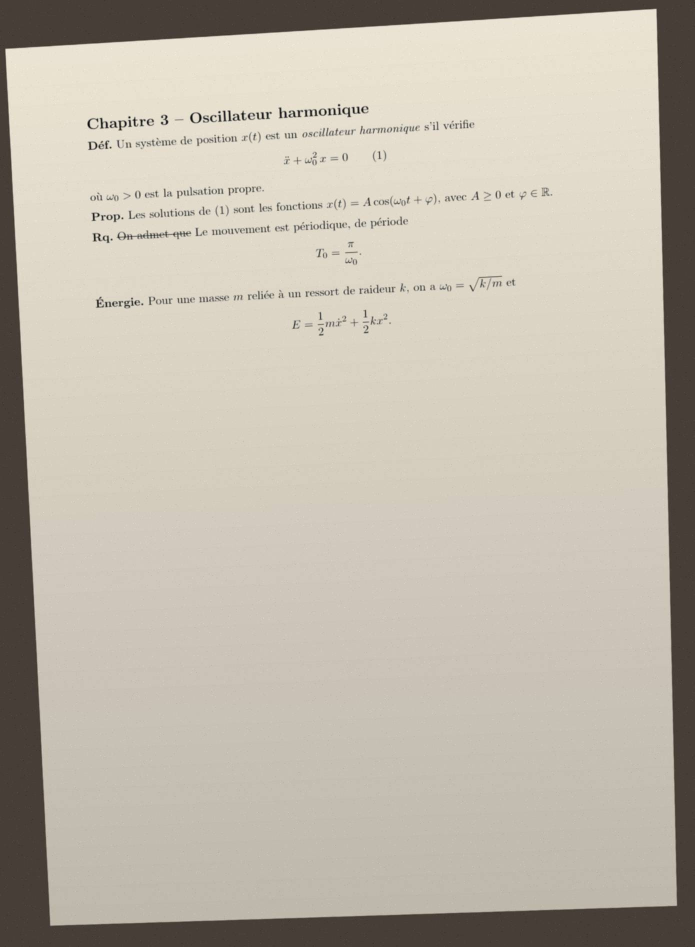
#> input picture evals/files/oscillateur/photo-p1.jpg, 1389 x 1894 px (shown at 1/2 size)
$ python prepare_sources.py out.png ../evals/files/oscillateur/photo-p1.jpg
#> lines starting #> are read from the running program, lines starting #| are printed output that depends on the picture
#!/usr/bin/env python3
"""Phase 1 helper: turn raw course material into page images + a manifest.

Usage:
    python3 prepare_sources.py OUT_DIR INPUT [INPUT ...]

INPUT may be PDF files or images (jpg, png, heic if Pillow supports it, tiff, webp).
For every page it writes, in OUT_DIR:
    pNN.png          full page, 200 dpi for PDFs, auto-oriented for photos
    pNN-text.txt     text layer of a PDF page (empty for scans and photos)
    pNN-tiles/       2x2 overlapping zoom tiles (photos and scanned pages only)
    pNN-grid.png     the page with a labelled 10 % grid, to read off the region of a mark
    manifest.json    one entry per page: id, origin file, page, kind, text chars

Page ids (p01, p02, ...) are the anchors used in \\src{...} tags, so keep them
stable once transcription has started. Inputs are numbered in the order given.

PDF backend: poppler (pdftoppm, pdfinfo, pdftotext) when installed, otherwise PyMuPDF
(`pip install pymupdf`). With neither, PDFs cannot be rasterised: the script stops and says so;
ask the user for page images instead. Images only need Pillow (optional).
"""
import json
import shutil
import subprocess
import sys
from pathlib import Path

try:
    from PIL import Image, ImageOps
except ImportError:  # the script still handles PDFs with poppler alone
    Image = None

IMAGE_EXT = {".jpg", ".jpeg", ".png", ".tif", ".tiff", ".webp", ".bmp", ".heic"}
TEXT_LAYER_MIN_CHARS = 200  # below this, treat a PDF page as a scan


def pdf_backend():
    if all(shutil.which(t) for t in ("pdftoppm", "pdfinfo", "pdftotext")):
        return "poppler"
    for mod in ("pymupdf", "fitz"):
        try:
            __import__(mod)
            return mod
        except ImportError:
            pass
    return None


def run(cmd):
    return subprocess.run(cmd, check=True, capture_output=True, text=True).stdout


def pdf_pages(pdf: Path) -> int:
    out = run(["pdfinfo", str(pdf)])
    for line in out.splitlines():
        if line.startswith("Pages:"):
            return int(line.split()[1])
    raise RuntimeError(f"cannot read page count of {pdf}")


def make_grid(png: Path, out: Path):
    """Copy of the page with a labelled 10 % grid, to read off mark regions [pNN@x0,y0,x1,y1]."""
    if Image is None:
        return
    from PIL import ImageDraw
    im = Image.open(png).convert("RGB")
    w, h = im.size
    d = ImageDraw.Draw(im)
    for k in range(1, 10):
        x, y = w * k // 10, h * k // 10
        d.line([(x, 0), (x, h)], fill=(220, 40, 40), width=max(1, w // 800))
        d.line([(0, y), (w, y)], fill=(220, 40, 40), width=max(1, w // 800))
        d.text((x + 3, 3), f"{k / 10:.1f}", fill=(220, 40, 40))
        d.text((3, y + 3), f"{k / 10:.1f}", fill=(220, 40, 40))
    im.save(out)


def make_tiles(png: Path, tile_dir: Path):
    """2x2 tiles with 12% overlap: zoom on dense handwriting without losing context."""
    if Image is None:
        return
    tile_dir.mkdir(exist_ok=True)
    im = Image.open(png)
    w, h = im.size
    ox, oy = int(w * 0.12), int(h * 0.12)
    boxes = {
        "top-left": (0, 0, w // 2 + ox, h // 2 + oy),
        "top-right": (w // 2 - ox, 0, w, h // 2 + oy),
        "bottom-left": (0, h // 2 - oy, w // 2 + ox, h),
        "bottom-right": (w // 2 - ox, h // 2 - oy, w, h),
    }
    for name, box in boxes.items():
        im.crop(box).save(tile_dir / f"{name}.png")


def image_quality(src: Path):
    """Hints for phase 0 triage (the decision is made by looking at the page)."""
    if Image is None:
        return {}
    im = ImageOps.exif_transpose(Image.open(src))
    w, h = im.size
    return {"pixels": f"{w}x{h}", "low_resolution": max(w, h) < 1600}


def clean_photo(src: Path, dst: Path):
    """Auto-orient from EXIF, grey, autocontrast. Never crops or redraws content."""
    if Image is None:
        shutil.copy(src, dst.with_suffix(src.suffix))
        return
    im = Image.open(src)
    im = ImageOps.exif_transpose(im)
    im = ImageOps.grayscale(im)
    im = ImageOps.autocontrast(im, cutoff=1)
    longest = max(im.size)
    if longest > 3000:  # keep files light while staying readable
        im = im.resize((im.width * 3000 // longest, im.height * 3000 // longest))
    im.save(dst)


def main():
    if len(sys.argv) < 3:
        sys.exit(__doc__)
    out = Path(sys.argv[1])
    out.mkdir(parents=True, exist_ok=True)
    manifest, n = [], 0
    for arg in sys.argv[2:]:
        f = Path(arg)
        if not f.exists():
            sys.exit(f"not found: {f}")
        if f.suffix.lower() == ".pdf":
            backend = pdf_backend()
            if backend is None:
                sys.exit(f"Cannot rasterise {f.name}: neither poppler-utils nor PyMuPDF is available. "
                         "Install one (apt install poppler-utils, or pip install pymupdf), or ask the "
                         "user for page images (exports or screenshots) and say so in the report.")
            if backend == "poppler":
                count = pdf_pages(f)
            else:
                mupdf = __import__(backend)
                doc = mupdf.open(str(f))
                count = len(doc)
            for p in range(1, count + 1):
                n += 1
                pid = f"p{n:02d}"
                if backend == "poppler":
                    run(["pdftoppm", "-r", "200", "-png", "-singlefile", "-f", str(p), "-l", str(p),
                         str(f), str(out / pid)])
                    text = run(["pdftotext", "-layout", "-f", str(p), "-l", str(p), str(f), "-"])
                else:
                    page = doc[p - 1]
                    page.get_pixmap(dpi=200).save(str(out / f"{pid}.png"))
                    text = page.get_text()
                (out / f"{pid}-text.txt").write_text(text)
                make_grid(out / f"{pid}.png", out / f"{pid}-grid.png")
                chars = len(text.strip())
                kind = "pdf-text" if chars >= TEXT_LAYER_MIN_CHARS else "pdf-scan"
                if kind == "pdf-scan":
                    make_tiles(out / f"{pid}.png", out / f"{pid}-tiles")
                manifest.append({"id": pid, "file": f.name, "page": p, "kind": kind, "text_chars": chars})
        elif f.suffix.lower() in IMAGE_EXT:
            n += 1
            pid = f"p{n:02d}"
            clean_photo(f, out / f"{pid}.png")
#> in clean_photo, im is the input picture: PIL image 1389x1894 RGB; mean R, G, B 191.8, 184.5, 171.5
#> in clean_photo, `im = ImageOps.autocontrast(im, cutoff=1)`:
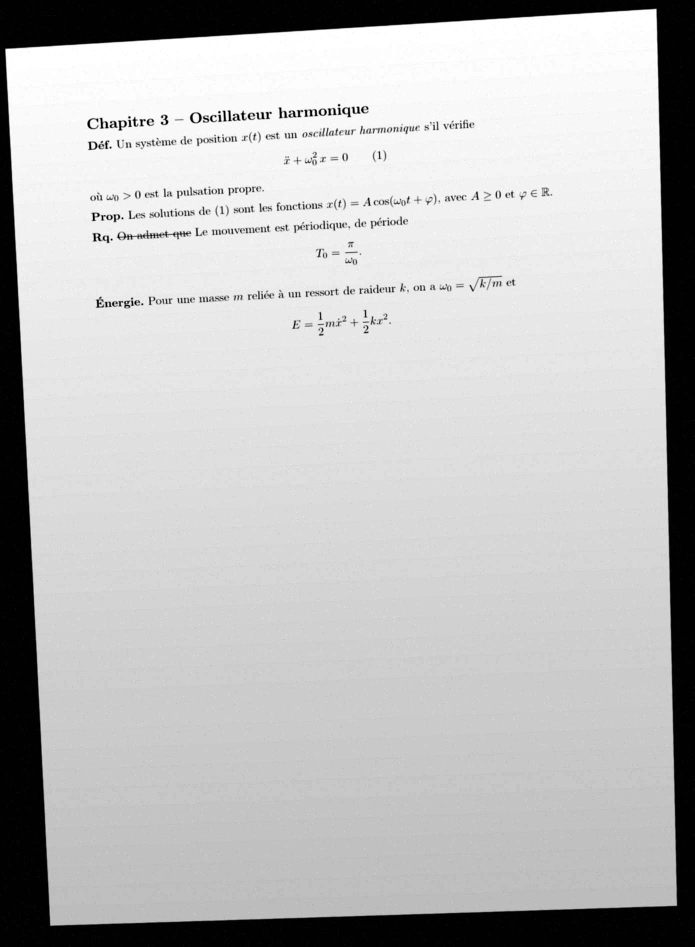
#> im: PIL image 1389x1894 L (shown at 1/2 size); min 0, max 255, mean 189.3
            make_grid(out / f"{pid}.png", out / f"{pid}-grid.png")
#> in make_grid, `im.save(out)`:
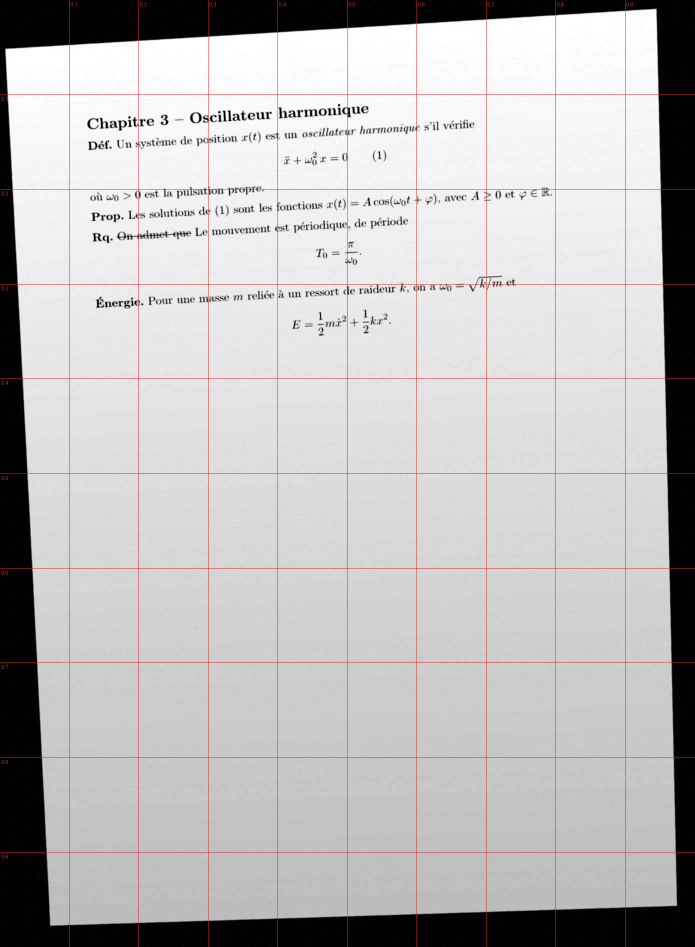
#> saved as p01-grid.png: PIL image 1389x1894 RGB (shown at 1/2 size); mean R, G, B 189.5, 187.4, 187.4
            (out / f"{pid}-text.txt").write_text("")
            make_tiles(out / f"{pid}.png", out / f"{pid}-tiles")
#> the loop in make_tiles, `for name, box in boxes.items():` made 4 passes
#> pass 1, in make_tiles, `im.crop(box).save(tile_dir / f"{name}.png")`:
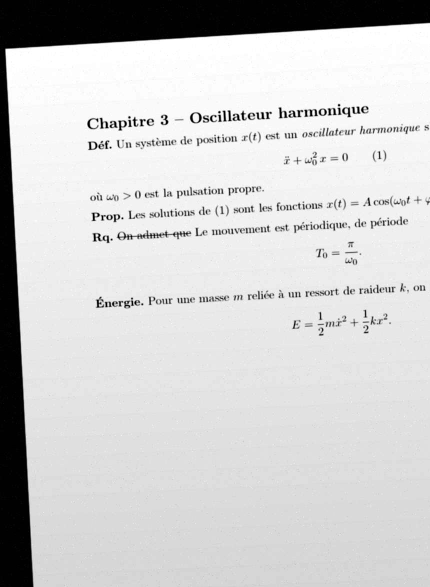
#> saved as top-left.png: PIL image 860x1174 L (shown at 1/2 size); min 0, max 255, mean 206.1
#> pass 2, in make_tiles, `im.crop(box).save(tile_dir / f"{name}.png")`:
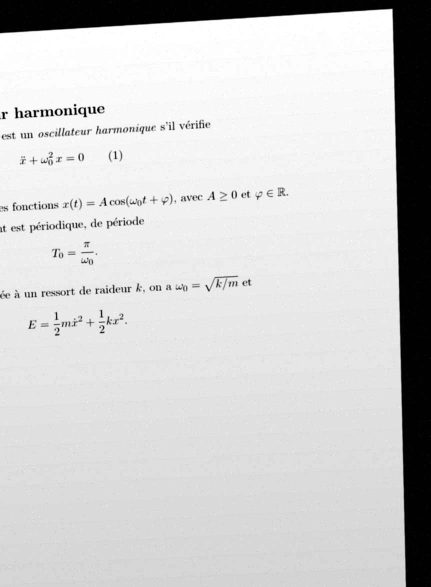
#> saved as top-right.png: PIL image 861x1174 L (shown at 1/2 size); min 0, max 255, mean 206.6
            manifest.append({"id": pid, "file": f.name, "page": 1, "kind": "photo", "text_chars": 0,
                             **image_quality(f)})
        else:
            print(f"skipped (unsupported type): {f}", file=sys.stderr)
    (out / "manifest.json").write_text(json.dumps(manifest, indent=2, ensure_ascii=False))
    kinds = {}
    for m in manifest:
        kinds[m["kind"]] = kinds.get(m["kind"], 0) + 1
#> after the loop, kinds = {'photo': 1}
    print(f"{len(manifest)} pages -> {out}  ({', '.join(f'{v} {k}' for k, v in kinds.items())})")
#| 1 pages -> out.png  (1 photo)
    low = [m["id"] for m in manifest if m.get("low_resolution")]
#> low = []
    if low:
        print(f"Low resolution (longest side < 1600 px): {', '.join(low)} — check readability first.")
    print("Text layers are a hint only: math in PDF text layers is usually mangled. "
          "Transcribe from the page images.")


if __name__ == "__main__":
    main()
